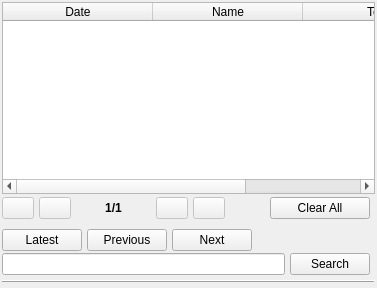
     <widget class="QWidget" name="tabChatHistory">
      <attribute name="title">
       <string comment="LBL_BLG_VISITOR_CHAT_HISTORY_TITLE">Chat History</string>
      </attribute>
      <layout class="QVBoxLayout" name="verticalLayout_3">
       <property name="spacing">
        <number>0</number>
       </property>
       <property name="leftMargin">
        <number>2</number>
       </property>
       <property name="topMargin">
        <number>2</number>
       </property>
       <property name="rightMargin">
        <number>2</number>
       </property>
       <property name="bottomMargin">
        <number>5</number>
       </property>
       <item>
        <widget class="QTableWidgetContext" name="chReport">
         <property name="editTriggers">
          <set>QAbstractItemView::NoEditTriggers</set>
         </property>
         <property name="selectionMode">
          <enum>QAbstractItemView::ExtendedSelection</enum>
         </property>
         <property name="selectionBehavior">
          <enum>QAbstractItemView::SelectRows</enum>
         </property>
         <attribute name="horizontalHeaderDefaultSectionSize">
          <number>150</number>
         </attribute>
         <attribute name="horizontalHeaderStretchLastSection">
          <bool>true</bool>
         </attribute>
         <attribute name="verticalHeaderVisible">
          <bool>false</bool>
         </attribute>
         <attribute name="verticalHeaderStretchLastSection">
          <bool>false</bool>
         </attribute>
         <attribute name="verticalHeaderVisible">
          <bool>false</bool>
         </attribute>
         <attribute name="horizontalHeaderStretchLastSection">
          <bool>true</bool>
         </attribute>
         <attribute name="verticalHeaderStretchLastSection">
          <bool>false</bool>
         </attribute>
         <attribute name="horizontalHeaderDefaultSectionSize">
          <number>150</number>
         </attribute>
         <column>
          <property name="text">
           <string comment="LBL_DATE">Date</string>
          </property>
         </column>
         <column>
          <property name="text">
           <string comment="LBL_NAME">Name</string>
          </property>
         </column>
         <column>
          <property name="text">
           <string comment="LBL_TEXT">Text</string>
          </property>
         </column>
        </widget>
       </item>
       <item>
        <layout class="QHBoxLayout" name="chPageControl">
         <property name="spacing">
          <number>5</number>
         </property>
         <property name="topMargin">
          <number>3</number>
         </property>
         <property name="rightMargin">
          <number>5</number>
         </property>
         <property name="bottomMargin">
          <number>5</number>
         </property>
         <item>
          <widget class="QPushButton" name="pbPageFirst">
           <property name="enabled">
            <bool>false</bool>
           </property>
           <property name="maximumSize">
            <size>
             <width>32</width>
             <height>22</height>
            </size>
           </property>
           <property name="text">
            <string/>
           </property>
           <property name="icon">
            <iconset resource="lh3.qrc">
             <normaloff>:/lh3/Resources/media-skip-backward-16.png</normaloff>:/lh3/Resources/media-skip-backward-16.png</iconset>
           </property>
          </widget>
         </item>
         <item>
          <widget class="QPushButton" name="pbPagePrev">
           <property name="enabled">
            <bool>false</bool>
           </property>
           <property name="maximumSize">
            <size>
             <width>32</width>
             <height>22</height>
            </size>
           </property>
           <property name="text">
            <string/>
           </property>
           <property name="icon">
            <iconset resource="lh3.qrc">
             <normaloff>:/lh3/Resources/media-seek-backward-16.png</normaloff>:/lh3/Resources/media-seek-backward-16.png</iconset>
           </property>
          </widget>
         </item>
         <item>
          <widget class="QLabel" name="lPages">
           <property name="minimumSize">
            <size>
             <width>75</width>
             <height>0</height>
            </size>
           </property>
           <property name="font">
            <font>
             <weight>75</weight>
             <bold>true</bold>
            </font>
           </property>
           <property name="text">
            <string>1/1</string>
           </property>
           <property name="alignment">
            <set>Qt::AlignCenter</set>
           </property>
          </widget>
         </item>
         <item>
          <widget class="QPushButton" name="pbPageNext">
           <property name="enabled">
            <bool>false</bool>
           </property>
           <property name="maximumSize">
            <size>
             <width>32</width>
             <height>22</height>
            </size>
           </property>
           <property name="text">
            <string/>
           </property>
           <property name="icon">
            <iconset resource="lh3.qrc">
             <normaloff>:/lh3/Resources/media-seek-forward-16.png</normaloff>:/lh3/Resources/media-seek-forward-16.png</iconset>
           </property>
          </widget>
         </item>
         <item>
          <widget class="QPushButton" name="pbPageLast">
           <property name="enabled">
            <bool>false</bool>
           </property>
           <property name="maximumSize">
            <size>
             <width>32</width>
             <height>22</height>
            </size>
           </property>
           <property name="text">
            <string/>
           </property>
           <property name="icon">
            <iconset resource="lh3.qrc">
             <normaloff>:/lh3/Resources/media-skip-forward-16.png</normaloff>:/lh3/Resources/media-skip-forward-16.png</iconset>
           </property>
          </widget>
         </item>
         <item>
          <spacer name="horizontalSpacer">
           <property name="orientation">
            <enum>Qt::Horizontal</enum>
           </property>
           <property name="sizeHint" stdset="0">
            <size>
             <width>40</width>
             <height>20</height>
            </size>
           </property>
          </spacer>
         </item>
         <item>
          <widget class="QPushButton" name="pushButton_2">
           <property name="minimumSize">
            <size>
             <width>100</width>
             <height>0</height>
            </size>
           </property>
           <property name="text">
            <string comment="LBL_CLEAR_ALL">Clear All</string>
           </property>
          </widget>
         </item>
        </layout>
       </item>
       <item>
        <layout class="QHBoxLayout" name="chMatchPager">
         <property name="spacing">
          <number>5</number>
         </property>
         <property name="topMargin">
          <number>5</number>
         </property>
         <item>
          <widget class="QPushButton" name="chPrevious">
           <property name="text">
            <string comment="LBL_LATEST">Latest</string>
           </property>
          </widget>
         </item>
         <item>
          <widget class="QPushButton" name="chLatest">
           <property name="text">
            <string comment="LBL_PREVIOUS">Previous</string>
           </property>
          </widget>
         </item>
         <item>
          <widget class="QPushButton" name="chNext">
           <property name="text">
            <string comment="LBL_NEXT">Next</string>
           </property>
          </widget>
         </item>
         <item>
          <spacer name="horizontalSpacer_5">
           <property name="orientation">
            <enum>Qt::Horizontal</enum>
           </property>
           <property name="sizeHint" stdset="0">
            <size>
             <width>40</width>
             <height>20</height>
            </size>
           </property>
          </spacer>
         </item>
        </layout>
       </item>
       <item>
        <layout class="QHBoxLayout" name="chSearchControl">
         <property name="spacing">
          <number>5</number>
         </property>
         <property name="topMargin">
          <number>2</number>
         </property>
         <property name="bottomMargin">
          <number>5</number>
         </property>
         <item>
          <widget class="QLineEdit" name="leSearchString"/>
         </item>
         <item>
          <widget class="QPushButton" name="pbSearch">
           <property name="text">
            <string comment="LBL_SEARCH">Search</string>
           </property>
          </widget>
         </item>
         <item>
          <widget class="QFrame" name="frame_5">
           <property name="frameShape">
            <enum>QFrame::StyledPanel</enum>
           </property>
           <property name="frameShadow">
            <enum>QFrame::Raised</enum>
           </property>
          </widget>
         </item>
        </layout>
       </item>
       <item>
        <widget class="QFrame" name="frame_3">
         <property name="frameShape">
          <enum>QFrame::HLine</enum>
         </property>
         <property name="frameShadow">
          <enum>QFrame::Raised</enum>
         </property>
        </widget>
       </item>
      </layout>
     </widget>
